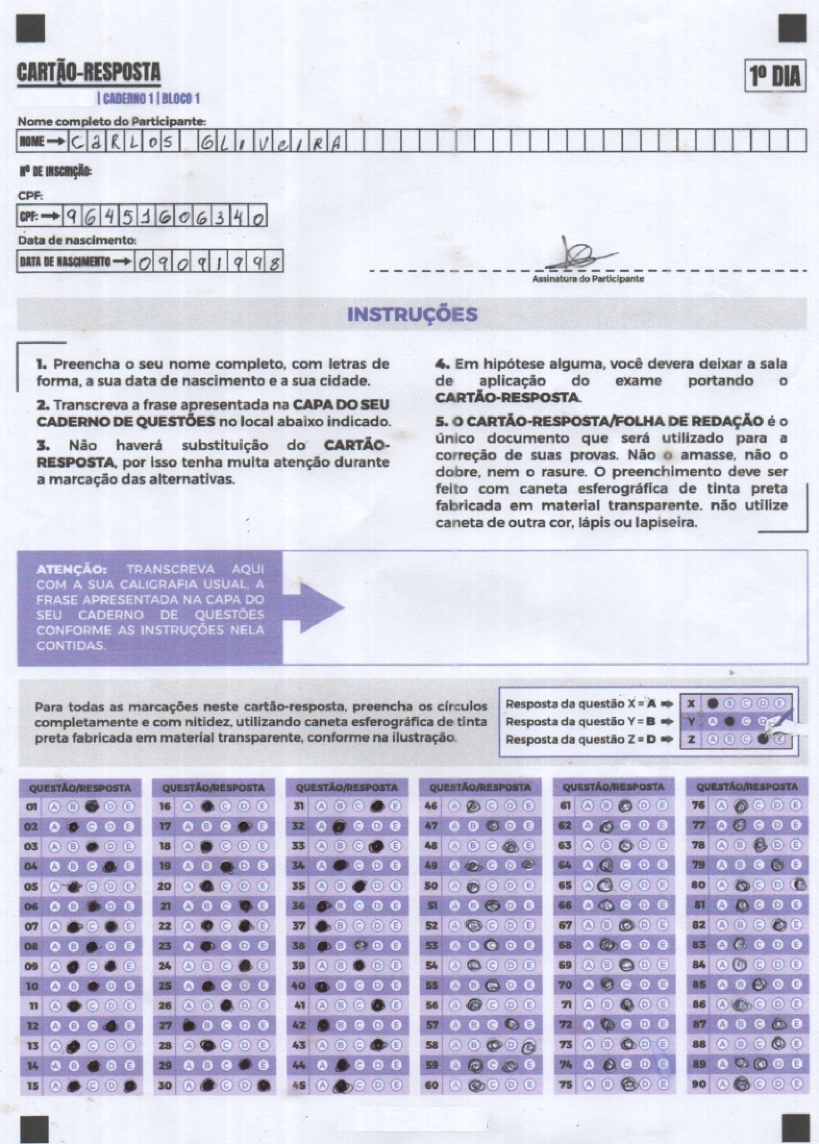
#> input picture data/cartao_digitalizado_tests.jpg, 1638 x 2288 px (shown at 1/2 size); its folder holds only this picture in this run
$ python -i alignment.py   (imports and definitions only)
#> lines starting #> are read from the running program, lines starting #| are printed output that depends on the picture; after the words box and inside, x2 and y2 are one past the last pixel; in counts of white or black regions, pixels touching at a corner belong together
#> further down, picture is the input picture: shape (2288, 1638, 3); mean B, G, R 222.3, 205.8, 206.1
"""
core/alignment.py — Alinhamento de perspectiva + detecção dinâmica da zona de bolhas.

Melhoria principal: detecção de marcadores via Otsu + contornos globais,
sem regiões fixas de canto. Robusto para scanner e foto de celular.

Exporta:
  alinhar(img)                → np.ndarray  (PAGE_WIDTH × PAGE_HEIGHT, BGR)
  detectar_y_bolhas(img)      → float       (fração [0,1] do início das bolhas)
  recortar_zona_bolhas(img)   → tuple[np.ndarray, int]
"""

import logging
import os
from pathlib import Path

import cv2
import numpy as np

from src.settings.config import settings

log = logging.getLogger(__name__)

DEBUG = os.environ.get("OMR_DEBUG", "0") == "1"
DEBUG_DIR = Path("/tmp/omr_autodetect_debug")


def _dbg(name: str, img: np.ndarray) -> None:
    if not DEBUG:
        return
    DEBUG_DIR.mkdir(exist_ok=True)
    cv2.imwrite(str(DEBUG_DIR / f"{name}.jpg"), img)


def _detectar_marcadores(img: np.ndarray) -> dict[str, tuple[int, int]]:
    """
    Detecta os 4 marcadores quadrados (TL, TR, BR, BL) de forma robusta.

    1. Binarização Otsu — threshold adaptativo, funciona para scanner e celular.
    2. Contornos globais — procura quadrados sólidos em TODA a imagem.
    3. Associação por canto — cada candidato vai para o canto mais próximo,
       restrito aos 30% externos do respectivo lado.
    """
    h, w = img.shape[:2]
#> h = 2288; w = 1638
    gray = cv2.cvtColor(img, cv2.COLOR_BGR2GRAY) if img.ndim == 3 else img.copy()
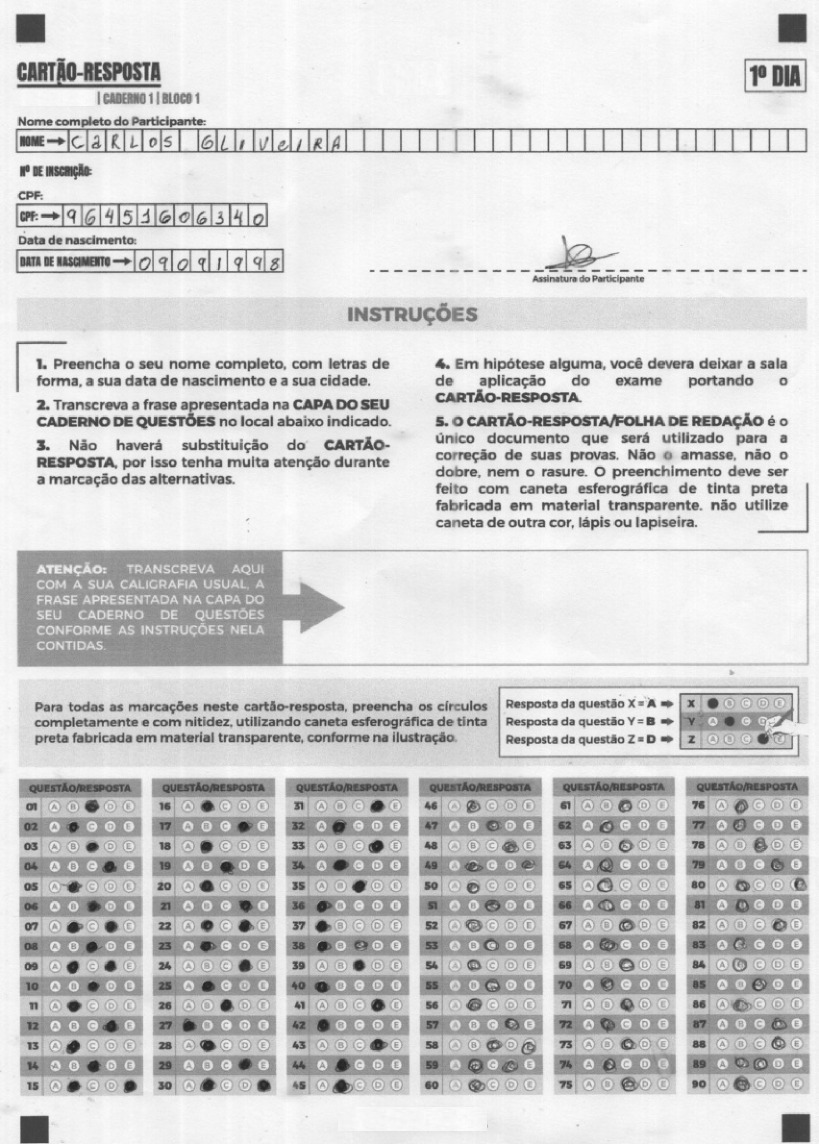
#> gray: shape (2288, 1638) (shown at 1/2 size); min 21, max 255, mean 207.8
    blur = cv2.GaussianBlur(gray, (5, 5), 0)
    otsu_val, bin_img = cv2.threshold(
        blur, 0, 255, cv2.THRESH_BINARY_INV + cv2.THRESH_OTSU
    )
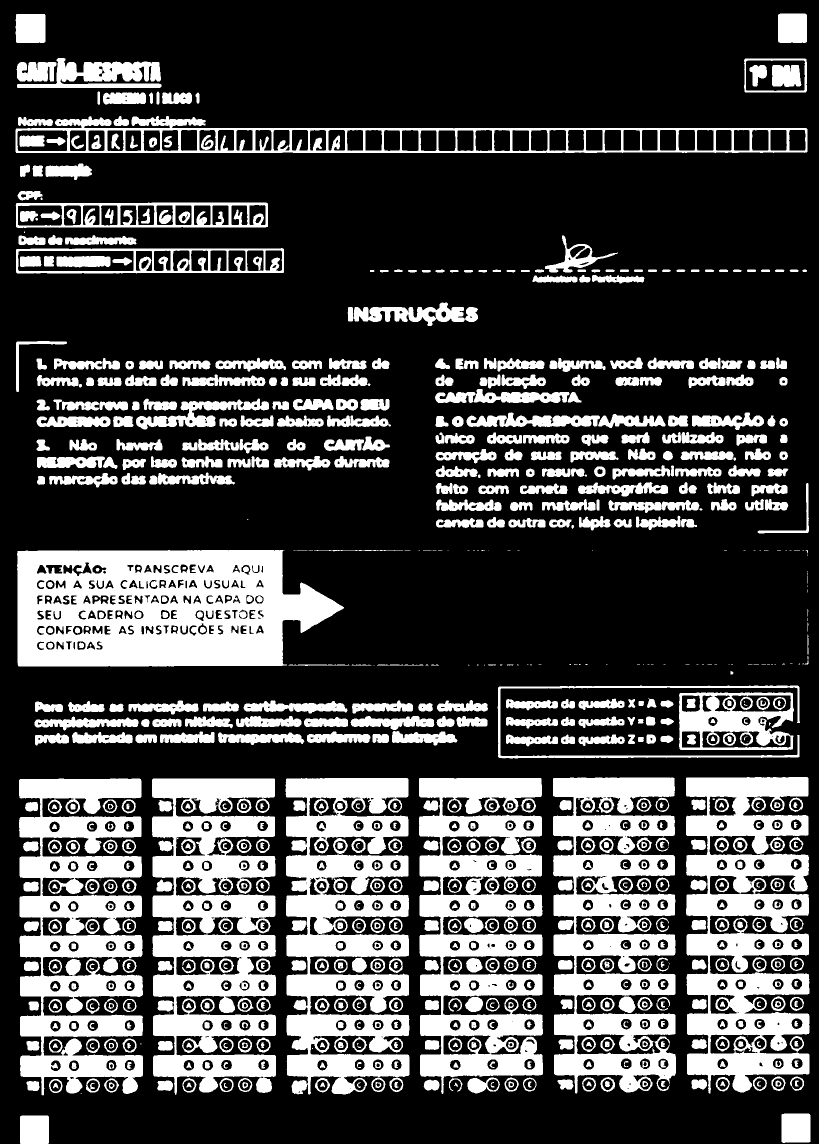
#> bin_img: shape (2288, 1638) (shown at 1/2 size); 27.9% white; 1009 white regions (128 under 20 px)
#> otsu_val = 188
    log.debug(f"[Marcadores] Otsu threshold: {otsu_val:.0f}")
    _dbg("bin_otsu", bin_img)

    contours, _ = cv2.findContours(bin_img, cv2.RETR_EXTERNAL, cv2.CHAIN_APPROX_SIMPLE)
#> contours = 570 contours, 106 with area under 20; largest, box (x1, y1, x2, y2) and area: (34, 1100, 688, 1333) 128556, (304, 1557, 552, 2190) 103939, (1372, 1554, 1619, 2187) 102266, (571, 1556, 819, 2189) 101176, (838, 1556, 1086, 2188) 97084

    area_min = (w * h) * 0.00015
#> area_min = 562.2
    area_max = (w * h) * 0.010
#> area_max = 37477.4

    candidatos = []
    for cnt in contours:
        area = cv2.contourArea(cnt)
        if not (area_min < area < area_max):
            continue
        x, y, cw, ch = cv2.boundingRect(cnt)
        aspect = max(cw, ch) / max(min(cw, ch), 1)
        if aspect > 1.4:
            continue
        hull_area = cv2.contourArea(cv2.convexHull(cnt))
        if hull_area == 0 or area / hull_area < 0.85:
            continue
        candidatos.append({"cx": x + cw // 2, "cy": y + ch // 2, "area": area})
#> this loop made 570 passes
#> (area, x, y, cw, ch, aspect, hull_area) on passes 1, 2, 11: (3185, 40, 2231, 58, 57, 1.02, 3186), (3242, 1563, 2227, 58, 59, 1.02, 3269.5), (565, 98, 2158, 27, 28, 1.04, 579.5)
#> after the loop, candidatos = 115 items

    log.info(f"[Marcadores] {len(candidatos)} candidatos quadrados")

    if len(candidatos) < 4:
        raise ValueError(
            f"Marcadores insuficientes: {len(candidatos)} encontrados, esperado 4."
        )

    restricoes = {
        "TL": lambda c: c["cx"] / w < 0.30 and c["cy"] / h < 0.30,
        "TR": lambda c: c["cx"] / w > 0.70 and c["cy"] / h < 0.30,
        "BR": lambda c: c["cx"] / w > 0.70 and c["cy"] / h > 0.70,
        "BL": lambda c: c["cx"] / w < 0.30 and c["cy"] / h > 0.70,
    }
    cantos = {"TL": (0, 0), "TR": (w, 0), "BR": (w, h), "BL": (0, h)}

    resultado: dict[str, tuple[int, int]] = {}
    usados: set[int] = set()

    for nome, (ix, iy) in cantos.items():
        melhor_idx, melhor_dist = None, float("inf")
        for i, c in enumerate(candidatos):
            if i in usados or not restricoes[nome](c):
                continue
            d = ((c["cx"] - ix) ** 2 + (c["cy"] - iy) ** 2) ** 0.5
            if d < melhor_dist:
                melhor_dist = d
                melhor_idx = i
        if melhor_idx is None:
            raise ValueError(f"Marcador do canto {nome} não encontrado.")
        c = candidatos[melhor_idx]
        resultado[nome] = (c["cx"], c["cy"])
        usados.add(melhor_idx)
        log.info(
            f"[Marcadores] {nome}: ({c['cx']}, {c['cy']}) dist={melhor_dist:.0f}px"
        )
#> this loop made 4 passes
#> c on passes 1 to 4: {'cx': 61, 'cy': 57, 'area': 3311.5}, {'cx': 1585, 'cy': 56, 'area': 3283}, {'cx': 1592, 'cy': 2256, 'area': 3242}, {'cx': 69, 'cy': 2259, 'area': 3185}
#> after the loop, resultado = {'TL': (61, 57), 'TR': (1585, 56), 'BR': (1592, 2256), 'BL': (69, 2259)}; usados = 4 items

    return resultado


def _order_points(pts: np.ndarray) -> np.ndarray:
    rect = np.zeros((4, 2), dtype="float32")
    s = pts.sum(axis=1)
    diff = np.diff(pts, axis=1)
    rect[0] = pts[np.argmin(s)]
    rect[2] = pts[np.argmax(s)]
    rect[1] = pts[np.argmin(diff)]
    rect[3] = pts[np.argmax(diff)]
    return rect


def alinhar(img: np.ndarray) -> np.ndarray:
    """
    Detecta os 4 marcadores e aplica warp para PAGE_WIDTH × PAGE_HEIGHT fixos.
    Funciona para scanner e foto de celular com perspectiva.
    """
    marcadores = _detectar_marcadores(img)
#> marcadores has the same summary as resultado in _detectar_marcadores

    if DEBUG:
        vis = img.copy()
        cores = {
            "TL": (0, 0, 255),
            "TR": (0, 165, 255),
            "BR": (0, 255, 0),
            "BL": (255, 0, 0),
        }
        for nome, (cx, cy) in marcadores.items():
            cv2.circle(vis, (cx, cy), 25, cores[nome], 4)
            cv2.putText(
                vis,
                nome,
                (cx + 5, cy - 5),
                cv2.FONT_HERSHEY_SIMPLEX,
                1.0,
                cores[nome],
                2,
            )
        _dbg("marcadores_detectados", vis)

    pts = np.array([marcadores[k] for k in ("TL", "TR", "BR", "BL")], dtype="float32")
#> pts = [[61, 57], [1585, 56], [1592, 2256], [69, 2259]]
    rect = _order_points(pts)
#> in _order_points, `s = pts.sum(axis=1)`: s = [118, 1641, 3848, 2328]
#> in _order_points, `diff = np.diff(pts, axis=1)`: diff = [-4, -1529, 664, 2190]
#> rect = [[61, 57], [1585, 56], [1592, 2256], [69, 2259]]

    # Expande o warp além dos marcadores para incluir a folga do impresso,
    # mas limitado ao espaço real disponível em cada lado para não sair do papel
    # (o scanner tem margens menores que a foto de celular).
    h_img, w_img = img.shape[:2]
#> h_img = 2288; w_img = 1638
    larg = float(np.linalg.norm(rect[1] - rect[0]))  # distância TL→TR
#> larg = 1524
    alt = float(np.linalg.norm(rect[3] - rect[0]))  # distância TL→BL
#> alt = 2202
#> (the run stopped early here; a loop or call above may not have finished)

$ run again, on data/cartao_foto_tests.jpg
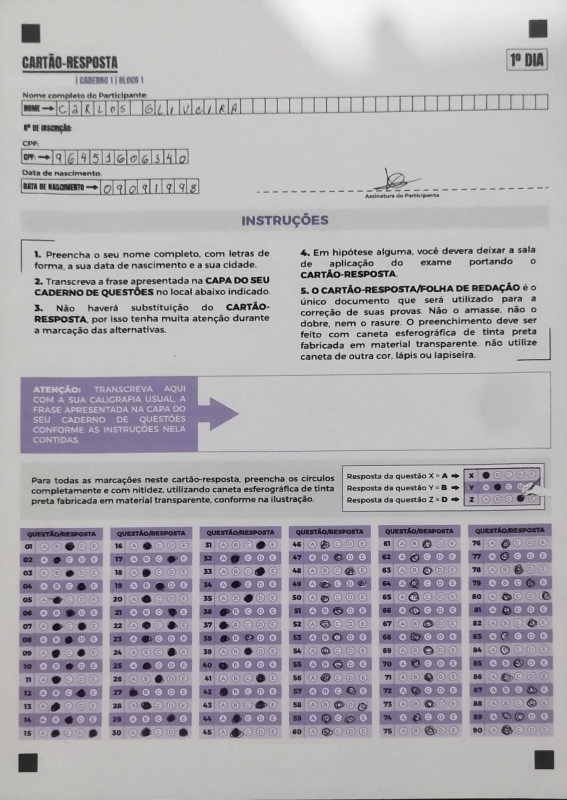
#> input picture data/cartao_foto_tests.jpg, 1134 x 1600 px (shown at 1/2 size)
#> picture is the input picture: shape (1600, 1134, 3); mean B, G, R 175.3, 170.5, 173.6
#> in _detectar_marcadores, `gray = cv2.cvtColor(img, cv2.COLOR_BGR2GRAY) if img.ndim == 3 else img..`:
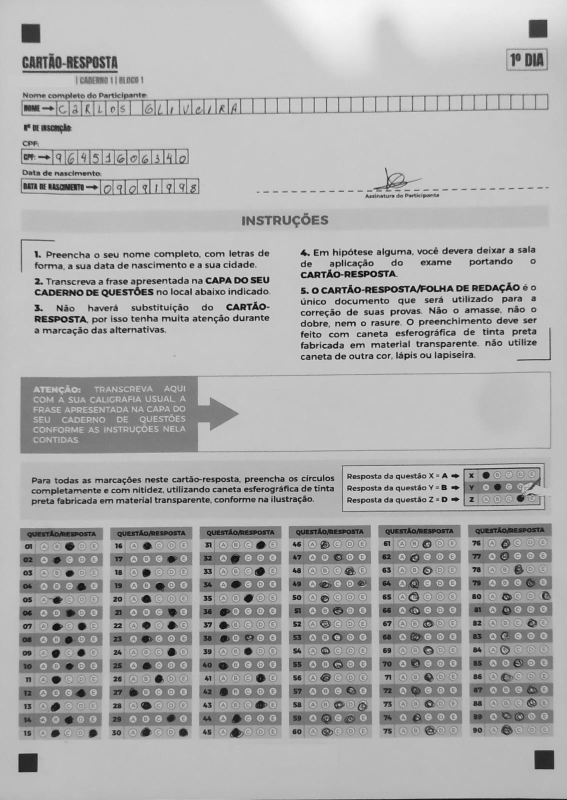
#> gray: shape (1600, 1134) (shown at 1/2 size); min 0, max 248, mean 172
#> in _detectar_marcadores, `otsu_val, bin_img = cv2.threshold( blur, 0, 255, cv2.THRESH_BINARY_INV..`:
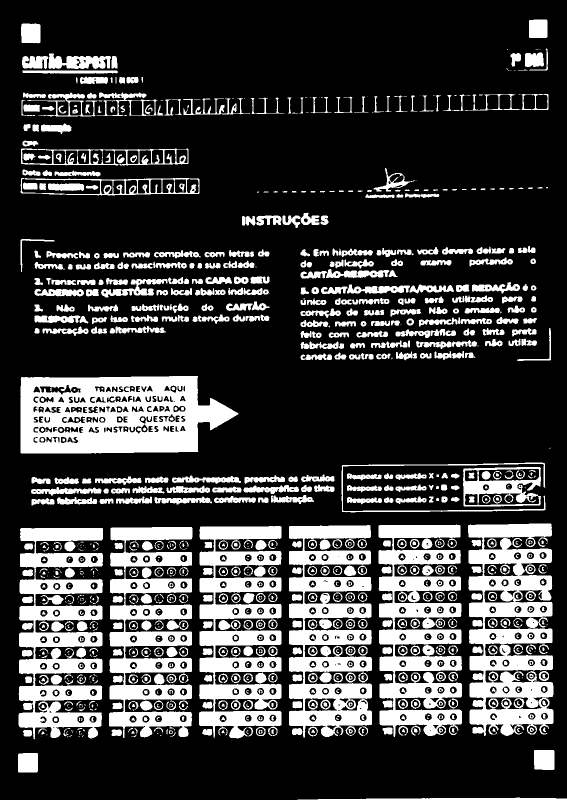
#> bin_img: shape (1600, 1134) (shown at 1/2 size); 24.4% white; 1143 white regions (231 under 20 px)
#> otsu_val = 153
#> contours = 794 contours, 249 with area under 20; largest, box (x1, y1, x2, y2) and area: (41, 752, 477, 907) 56138, (936, 1047, 1107, 1472) 50290, (578, 1050, 744, 1475) 40868, (757, 1049, 924, 1474) 39898, (37, 1056, 206, 1479) 38360
#> the loop in _detectar_marcadores, `for cnt in contours:` made 794 passes
#> area on passes 23, 25, 27: 37.5, 184.5, 211.5
#> after the loop in _detectar_marcadores, `for cnt in contours:`: candidatos = 37 items
#> the loop in _detectar_marcadores, `for nome, (ix, iy) in cantos.items():` made 4 passes
#> c on passes 1 to 4: {'cx': 61, 'cy': 67, 'area': 1409}, {'cx': 1076, 'cy': 57, 'area': 1283}, {'cx': 1088, 'cy': 1520, 'area': 1534.5}, {'cx': 56, 'cy': 1525, 'area': 1468}
#> after the loop in _detectar_marcadores, `for nome, (ix, iy) in cantos.items():`: resultado = {'TL': (61, 67), 'TR': (1076, 57), 'BR': (1088, 1520), 'BL': (56, 1525)}; usados = 4 items
#> marcadores has the same summary as resultado in _detectar_marcadores
#> pts = [[61, 67], [1076, 57], [1088, 1520], [56, 1525]]
#> s = [128, 1133, 2608, 1581]
#> diff = [6, -1019, 432, 1469]
#> rect = [[61, 67], [1076, 57], [1088, 1520], [56, 1525]]
#> larg = 1015
#> alt = 1458
